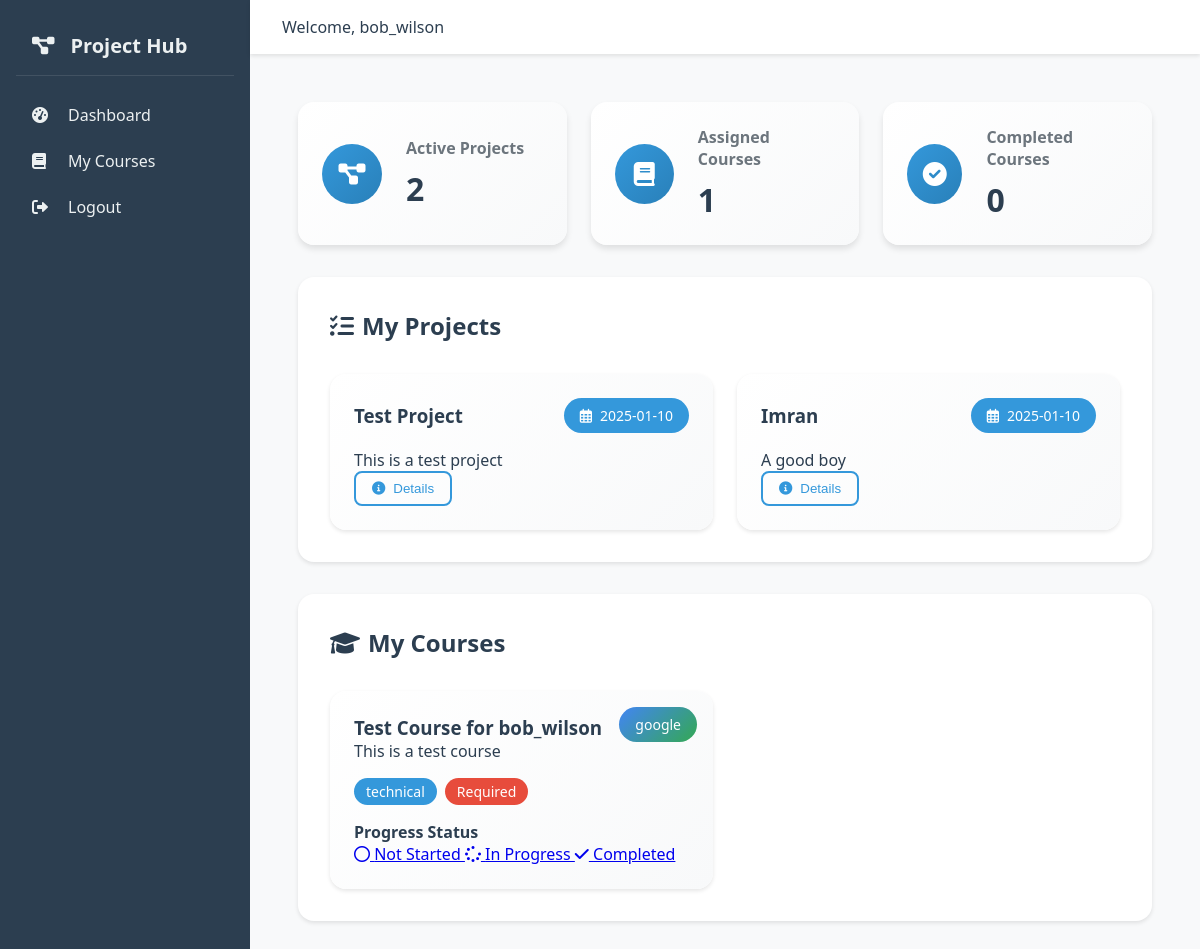
Page /employee/dashboard (signed in) on the committed database.
### app/models.py (models this page shows, shortened)
class User(UserMixin, db.Model):
    id = db.Column(db.Integer, primary_key=True)
    username = db.Column(db.String(64), unique=True, nullable=False)
    email = db.Column(db.String(120), unique=True, nullable=False)
    password_hash = db.Column(db.String(128))
    is_manager = db.Column(db.Boolean, default=False)
    assigned_projects = db.relationship('ProjectAssignment', backref='employee', lazy='dynamic')
    course_progress = db.relationship('CourseProgress', backref='user', lazy='dynamic')

class ProjectAssignment(db.Model):
    id = db.Column(db.Integer, primary_key=True)
    project_id = db.Column(db.Integer, db.ForeignKey('project.id'))
    employee_id = db.Column(db.Integer, db.ForeignKey('user.id'))
    assigned_at = db.Column(db.DateTime, default=datetime.utcnow)

class Project(db.Model):
    id = db.Column(db.Integer, primary_key=True)
    name = db.Column(db.String(100), nullable=False)
    description = db.Column(db.Text)
    manager_id = db.Column(db.Integer, db.ForeignKey('user.id'))
    created_at = db.Column(db.DateTime, default=datetime.utcnow)
    assignments = db.relationship('ProjectAssignment', backref='project', lazy='dynamic')

class CourseProgress(db.Model):
    id = db.Column(db.Integer, primary_key=True)
    user_id = db.Column(db.Integer, db.ForeignKey('user.id'))
    course_id = db.Column(db.Integer, db.ForeignKey('course.id'))
    status = db.Column(db.String(20), default='Not Started')  # Not Started/In Progress/Completed
    updated_at = db.Column(db.DateTime, default=datetime.utcnow)

class Course(db.Model):
    id = db.Column(db.Integer, primary_key=True)
    name = db.Column(db.String(100), nullable=False)
    description = db.Column(db.Text)
    category = db.Column(db.String(50))  # Technical/Soft Skills
    platform = db.Column(db.String(50))  # Google/AWS/Microsoft
    is_mandatory = db.Column(db.Boolean, default=False)
    progress = db.relationship('CourseProgress', backref='course', lazy='dynamic')

### app/routes/employee_routes.py (the view)
@employee.route('/dashboard')
@login_required
def dashboard():
    assignments = ProjectAssignment.query.filter_by(employee_id=current_user.id).all()
    course_progress = CourseProgress.query.filter_by(user_id=current_user.id).all()
    return render_template('employee/dashboard.html',
                         assignments=assignments,
                         course_progress=course_progress)

### app/models.py (called while the page is built)
@login.user_loader
def load_user(id):
    return User.query.get(int(id))

### app/templates/employee/dashboard.html (shortened to what this page needs)
{% extends "base.html" %}
{% block content %}
<div class="dashboard-container">
    <div class="stats-grid">
        <div class="stat-card">
            <div class="stat-icon">
                <i class="fas fa-project-diagram"></i>
            </div>
            <div class="stat-info">
                <h3>Active Projects</h3>
                <p class="stat-number">{{ assignments|length }}</p>
            </div>
        </div>
        <div class="stat-card">
            <div class="stat-icon">
                <i class="fas fa-book"></i>
            </div>
            <div class="stat-info">
                <h3>Assigned Courses</h3>
                <p class="stat-number">{{ course_progress|length }}</p>
            </div>
        </div>
        <div class="stat-card">
            <div class="stat-icon">
                <i class="fas fa-check-circle"></i>
            </div>
            <div class="stat-info">
                <h3>Completed Courses</h3>
                <p class="stat-number">{{ course_progress|selectattr('status', 'equalto', 'Completed')|list|length }}</p>
            </div>
        </div>
    </div>
    <section class="dashboard-section">
        <div class="section-header">
            <h2><i class="fas fa-tasks"></i> My Projects</h2>
        </div>
        {% if assignments %}
        <div class="project-grid">
            {% for assignment in assignments %}
            <div class="project-card">
                <div class="card-header">
                    <h3>{{ assignment.project.name }}</h3>
                    <span class="date-badge">
                        <i class="far fa-calendar-alt"></i>
                        {{ assignment.assigned_at.strftime('%Y-%m-%d') }}
                    </span>
                </div>
                <p class="project-description">{{ assignment.project.description }}</p>
                <div class="project-footer">
                    <button class="btn-outline">
                        <i class="fas fa-info-circle"></i> Details
                    </button>
                </div>
            </div>
            {% endfor %}
        </div>
        {% else %}
        <div class="empty-state">
            <i class="fas fa-clipboard"></i>
            <h3>No Projects Assigned</h3>
            <p>You don't have any projects assigned yet.</p>
        </div>
        {% endif %}
    </section>
    <section class="dashboard-section">
        <div class="section-header">
            <h2><i class="fas fa-graduation-cap"></i> My Courses</h2>
        </div>
        {% if course_progress %}
        <div class="course-grid">
            {% for progress in course_progress %}
            <div class="course-card">
                <div class="course-platform-badge {{ progress.course.platform.lower() }}">
                    {{ progress.course.platform }}
                </div>
                <h3>{{ progress.course.name }}</h3>
                <p>{{ progress.course.description }}</p>
                <div class="course-meta">
                    <span class="category-badge">{{ progress.course.category }}</span>
                    {% if progress.course.is_mandatory %}
                    <span class="mandatory-badge">Required</span>
                    {% endif %}
                </div>
                <div class="progress-section">
                    <h4>Progress Status</h4>
                    <div class="status-buttons">
                        <a href="{{ url_for('employee.update_course_status', progress_id=progress.id, status='Not Started') }}"
                           class="status-btn {% if progress.status == 'Not Started' %}active{% endif %}">
                            <i class="far fa-circle"></i> Not Started
                        </a>
                        <a href="{{ url_for('employee.update_course_status', progress_id=progress.id, status='In Progress') }}"
                           class="status-btn {% if progress.status == 'In Progress' %}active{% endif %}">
                            <i class="fas fa-spinner"></i> In Progress
                        </a>
                        <a href="{{ url_for('employee.update_course_status', progress_id=progress.id, status='Completed') }}"
                           class="status-btn {% if progress.status == 'Completed' %}active{% endif %}">
                            <i class="fas fa-check"></i> Completed
                        </a>
                    </div>
                </div>
            </div>
            {% endfor %}
        </div>
        {% else %}
        <div class="empty-state">
            <i class="fas fa-books"></i>
            <h3>No Courses Assigned</h3>
            <p>You don't have any courses assigned yet.</p>
        </div>
        {% endif %}
    </section>
</div>
{% endblock %}

### app/templates/base.html (shortened to what this page needs)
<!DOCTYPE html>
<html lang="en">
<head>
    <link rel="stylesheet" href="{{ url_for('static', filename='css/style.css') }}">
    <link rel="stylesheet" href="https://cdnjs.cloudflare.com/ajax/libs/font-awesome/6.0.0/css/all.min.css">
</head>
<body>
    <div class="app-container">
        <nav class="sidebar">
            <div class="sidebar-header">
                <i class="fas fa-project-diagram"></i>
                <span>Project Hub</span>
            </div>
            <div class="sidebar-menu">
                {% if current_user.is_authenticated %}
                    {% if current_user.is_manager %}
                        <a href="{{ url_for('manager.dashboard') }}" class="menu-item">
                            <i class="fas fa-tachometer-alt"></i>
                            <span>Dashboard</span>
                        </a>
                        <a href="{{ url_for('manager.create_project') }}" class="menu-item">
                            <i class="fas fa-plus-circle"></i>
                            <span>New Project</span>
                        </a>
                    {% else %}
                        <a href="{{ url_for('employee.dashboard') }}" class="menu-item">
                            <i class="fas fa-tachometer-alt"></i>
                            <span>Dashboard</span>
                        </a>
                        <a href="{{ url_for('employee.courses') }}" class="menu-item">
                            <i class="fas fa-book"></i>
                            <span>My Courses</span>
                        </a>
                    {% endif %}
                    <a href="{{ url_for('auth.logout') }}" class="menu-item">
                        <i class="fas fa-sign-out-alt"></i>
                        <span>Logout</span>
                    </a>
                {% else %}
                    <a href="{{ url_for('auth.login') }}" class="menu-item">
                        <i class="fas fa-sign-in-alt"></i>
                        <span>Login</span>
                    </a>
                {% endif %}
            </div>
        </nav>
        <main class="main-content">
            <header class="top-bar">
                <div class="user-info">
                    {% if current_user.is_authenticated %}
                        <span class="welcome-text">Welcome, {{ current_user.username }}</span>
                    {% endif %}
                </div>
            </header>
            <div class="content-area">
                {% block content %}{% endblock %}
            </div>
        </main>
    </div>
</body>
</html>

### app/static/css/style.css (style rules this page uses)
:root { --primary-bg: #ffffff; --secondary-bg: #f8f9fa; --primary-text: #2c3e50; --secondary-text: #6c757d; --accent: #3498db; --sidebar-bg: #2c3e50; --sidebar-text: #ecf0f1; --success: #2ecc71; --warning: #f1c40f; --danger: #e74c3c; }
* { margin: 0; padding: 0; box-sizing: border-box; }
body { font-family: 'Segoe UI', Tahoma, Geneva, Verdana, sans-serif; background-color: var(--secondary-bg); color: var(--primary-text); }
.app-container { display: flex; min-height: 100vh; }
.sidebar { width: 250px; background-color: var(--sidebar-bg); color: var(--sidebar-text); padding: 1rem; }
.sidebar-header { display: flex; align-items: center; gap: 1rem; padding: 1rem; font-size: 1.25rem; font-weight: bold; border-bottom: 1px solid rgba(255, 255, 255, 0.1); margin-bottom: 1rem; }
.menu-item { display: flex; align-items: center; gap: 1rem; padding: 0.75rem 1rem; color: var(--sidebar-text); text-decoration: none; border-radius: 0.5rem; transition: background-color 0.3s; }
.menu-item i { width: 20px; }
.main-content { flex: 1; display: flex; flex-direction: column; }
.top-bar { background-color: var(--primary-bg); padding: 1rem 2rem; box-shadow: 0 2px 4px rgba(0, 0, 0, 0.1); }
.user-info { display: flex; align-items: center; gap: 1rem; }
.welcome-text { font-weight: 500; color: var(--primary-text); }
.content-area { padding: 2rem; flex: 1; }
.card-header { display: flex; justify-content: space-between; align-items: center; margin-bottom: 1rem; }
.dashboard-container { padding: 1rem; max-width: 1400px; margin: 0 auto; }
.stats-grid { display: grid; grid-template-columns: repeat(auto-fit, minmax(250px, 1fr)); gap: 1.5rem; margin-bottom: 2rem; }
.stat-card { background: linear-gradient(135deg, var(--primary-bg), var(--secondary-bg)); padding: 1.5rem; border-radius: 1rem; display: flex; align-items: center; gap: 1.5rem; box-shadow: 0 4px 6px rgba(0, 0, 0, 0.1); transition: transform 0.3s ease; }
.stat-icon { background: linear-gradient(135deg, var(--accent), #2980b9); width: 60px; height: 60px; border-radius: 50%; display: flex; align-items: center; justify-content: center; font-size: 1.5rem; color: white; }
.stat-info h3 { font-size: 1rem; color: var(--secondary-text); margin-bottom: 0.5rem; }
.stat-number { font-size: 2rem; font-weight: bold; color: var(--primary-text); }
.dashboard-section { background: var(--primary-bg); border-radius: 1rem; padding: 2rem; margin-bottom: 2rem; box-shadow: 0 2px 4px rgba(0, 0, 0, 0.1); }
.section-header { display: flex; align-items: center; margin-bottom: 2rem; }
.section-header h2 { font-size: 1.5rem; color: var(--primary-text); display: flex; align-items: center; gap: 0.5rem; }
.project-grid { display: grid; grid-template-columns: repeat(auto-fill, minmax(300px, 1fr)); gap: 1.5rem; }
.project-card { background: linear-gradient(135deg, var(--primary-bg), var(--secondary-bg)); border-radius: 1rem; padding: 1.5rem; box-shadow: 0 2px 4px rgba(0, 0, 0, 0.1); transition: transform 0.3s ease; }
.date-badge { background: var(--accent); color: white; padding: 0.5rem 1rem; border-radius: 999px; font-size: 0.875rem; display: flex; align-items: center; gap: 0.5rem; }
.course-grid { display: grid; grid-template-columns: repeat(auto-fill, minmax(300px, 1fr)); gap: 1.5rem; }
.course-card { background: linear-gradient(135deg, var(--primary-bg), var(--secondary-bg)); border-radius: 1rem; padding: 1.5rem; position: relative; box-shadow: 0 2px 4px rgba(0, 0, 0, 0.1); transition: transform 0.3s ease; }
.course-platform-badge { position: absolute; top: 1rem; right: 1rem; padding: 0.5rem 1rem; border-radius: 999px; font-size: 0.875rem; font-weight: 500; }
.course-platform-badge.google { background: linear-gradient(135deg, #4285f4, #34a853); color: white; }
.course-meta { display: flex; gap: 0.5rem; margin: 1rem 0; flex-wrap: wrap; }
.category-badge { background: var(--accent); color: white; padding: 0.25rem 0.75rem; border-radius: 999px; font-size: 0.875rem; }
.mandatory-badge { background: var(--danger); color: white; padding: 0.25rem 0.75rem; border-radius: 999px; font-size: 0.875rem; }
.btn-outline { background: transparent; border: 2px solid var(--accent); color: var(--accent); padding: 0.5rem 1rem; border-radius: 0.5rem; cursor: pointer; transition: all 0.3s ease; display: flex; align-items: center; gap: 0.5rem; }
.section-header { display: flex; align-items: center; justify-content: space-between; flex-wrap: wrap; gap: 1rem; margin-bottom: 2rem; }

### rows in the picture
User: username "bob_wilson"
ProjectAssignment: project.name "Test Project", assigned_at "2025-01-10", project.description "This is a test project"
ProjectAssignment: project.name "Imran", assigned_at "2025-01-10", project.description "A good boy"
CourseProgress: course.platform "google", course.name "Test Course for bob_wilson", course.description "This is a test course", course.category "technical"

### other values in the picture
{{ assignments|length }} "2"
{{ course_progress|length }} "1"
